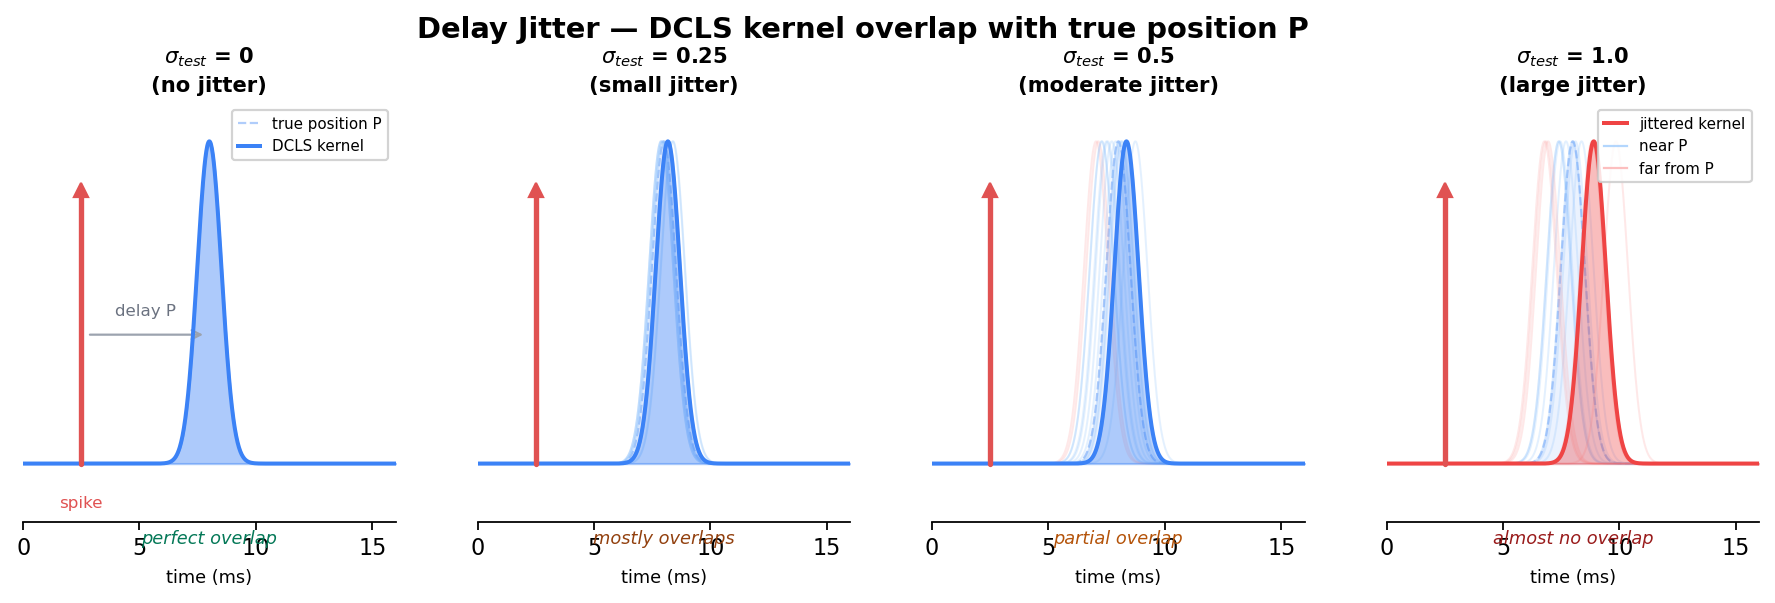

Here is the Python script that generated this plot:
"""
Conceptual figure: how jitter shifts the DCLS kernel away from the true
learned position P.  Four panels at sigma = 0, 0.25, 0.5, 1.0 showing
the overlap shrinking to nothing.
"""

import numpy as np
import matplotlib.pyplot as plt
from matplotlib.gridspec import GridSpec

np.random.seed(42)

plt.rcParams.update({
    'font.family': 'sans-serif',
    'font.size': 10,
    'axes.spines.top': False,
    'axes.spines.right': False,
    'axes.spines.left': False,
})

C_SPIKE  = '#E05252'
C_EXACT  = '#3B82F6'
C_NOISY  = '#93C5FD'
C_MISS   = '#FCA5A5'
C_ARROW  = '#9CA3AF'

T_MAX     = 16.0
t_arr     = np.linspace(0, T_MAX, 800)
t_spike   = 2.5
P         = 5.5
t_arrival = t_spike + P           # 8.0
k_sig     = 0.52                  # DCLS kernel width (~ SIG at end of training)
FAR_THRESH = 1.5 * k_sig          # ~0.78

def gauss(x, mu, sig=k_sig):
    return np.exp(-0.5 * ((x - mu) / sig) ** 2)


# ──────────────────────────────────────────────────────────────────────────
# Layout: 1 row × 4 panels
# ──────────────────────────────────────────────────────────────────────────
fig, axes = plt.subplots(1, 4, figsize=(14, 3.4),
                         gridspec_kw={'wspace': 0.22})

sigma_vals  = [0.0, 0.25, 0.50, 1.0]
titles = [
    '$\\sigma_{test}$ = 0\n(no jitter)',
    '$\\sigma_{test}$ = 0.25\n(small jitter)',
    '$\\sigma_{test}$ = 0.5\n(moderate jitter)',
    '$\\sigma_{test}$ = 1.0\n(large jitter)',
]
verdicts = [
    ('perfect overlap',   '#047857'),
    ('mostly overlaps',   '#92400E'),
    ('partial overlap',   '#B45309'),
    ('almost no overlap', '#991B1B'),
]

n_copies = 12

for col, (ax, sigma, title, (vtext, vcol)) in enumerate(
        zip(axes, sigma_vals, titles, verdicts)):

    # — true-P reference: the "ground truth" kernel in very faint fill —
    y_true = gauss(t_arr, t_arrival)
    ax.fill_between(t_arr, y_true, alpha=0.10, color=C_EXACT, zorder=0)
    ax.plot(t_arr, y_true, color=C_EXACT, lw=1.0, ls='--', alpha=0.40,
            zorder=1, label='true position P' if col == 0 else None)

    # — presynaptic spike —
    ax.plot([t_spike, t_spike], [0, 0.85], color=C_SPIKE, lw=2.4,
            solid_capstyle='round', zorder=5)
    ax.plot(t_spike, 0.85, marker='^', color=C_SPIKE, ms=6, zorder=6)
    if col == 0:
        ax.text(t_spike, -0.10, 'spike', ha='center', va='top',
                color=C_SPIKE, fontsize=7.5)

    # — delay arrow (first panel) —
    if col == 0:
        ax.annotate('', xy=(t_arrival - 0.08, 0.40),
                    xytext=(t_spike + 0.18, 0.40),
                    arrowprops=dict(arrowstyle='->', color=C_ARROW, lw=1.0))
        ax.text((t_spike + t_arrival) / 2, 0.46,
                'delay P', ha='center', fontsize=7.5, color='#6B7280')

    # — jittered copies —
    if sigma > 0:
        shifts = np.random.normal(0, sigma, n_copies)
        for sh in shifts:
            c = C_MISS if abs(sh) > FAR_THRESH else C_NOISY
            ax.plot(t_arr, gauss(t_arr, t_arrival + sh),
                    color=c, alpha=0.25, lw=0.9, zorder=1)

    # — one solid representative blob —
    if sigma == 0:
        rep_off = 0.0
    elif sigma <= 0.5:
        rep_off = sigma * 0.7
    else:
        rep_off = sigma * 0.9
    solid_c = '#EF4444' if abs(rep_off) > FAR_THRESH else C_EXACT
    y_rep = gauss(t_arr, t_arrival + rep_off)
    ax.fill_between(t_arr, y_rep, alpha=0.35, color=solid_c, zorder=2)
    ax.plot(t_arr, y_rep, color=solid_c, lw=1.8, zorder=3,
            label='jittered kernel' if col > 0 else 'DCLS kernel')

    # — verdict —
    ax.text(0.5, -0.02, vtext, transform=ax.transAxes, ha='center',
            va='top', fontsize=8, color=vcol, fontstyle='italic')

    ax.set_xlim(0, T_MAX)
    ax.set_ylim(-0.18, 1.12)
    ax.set_yticks([])
    ax.set_xlabel('time (ms)', fontsize=8)
    ax.set_title(title, fontsize=9.5, fontweight='bold', pad=5,
                 linespacing=1.45)

    if col == 0:
        ax.legend(fontsize=6.8, loc='upper right', framealpha=0.85,
                  handlelength=1.5)
    elif col == 3:
        ax.plot([], [], color=C_NOISY, lw=1, alpha=.7, label='near P')
        ax.plot([], [], color=C_MISS,  lw=1, alpha=.7, label='far from P')
        ax.legend(fontsize=6.8, loc='upper right', framealpha=0.85,
                  handlelength=1.5)

fig.suptitle(
    'Delay Jitter — DCLS kernel overlap with true position P',
    fontsize=13, fontweight='bold', y=1.04)

out = 'analysis/fig_concept.png'
plt.savefig(out, dpi=160, bbox_inches='tight', facecolor='white')
print(f'saved -> {out}')
